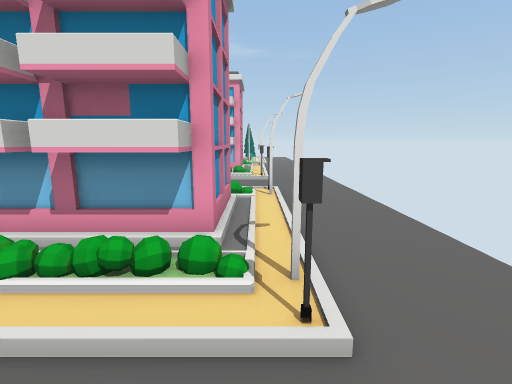
[1] (above)

20 first-person views from a walk through a 3-D level made in the Unity game engine. The camera is 1.5 m above the floor, tilts 10° down and sees 85° across. The floor is counted in squares, 1 m on a side. Each view is taken from the middle of a square. On the plan, view 1 faces up. The plan holds only what a view shows up to about 14 squares ahead; the rest is blank. The place goes on beyond the plan. The player is left out.

[2]
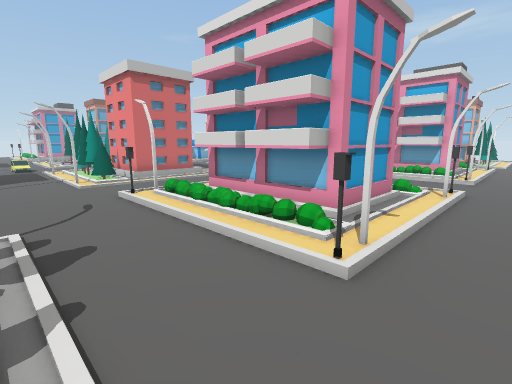

[3]
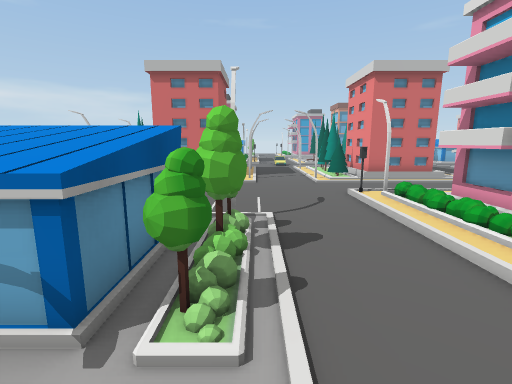

[4]
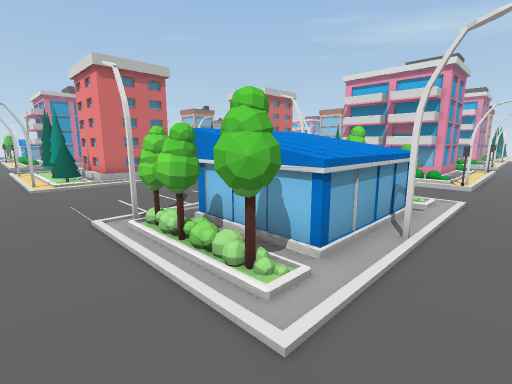

[5]
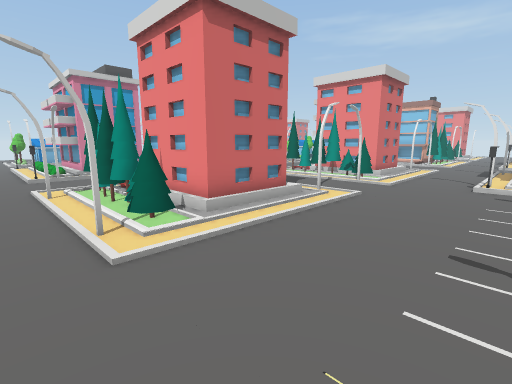

[6]
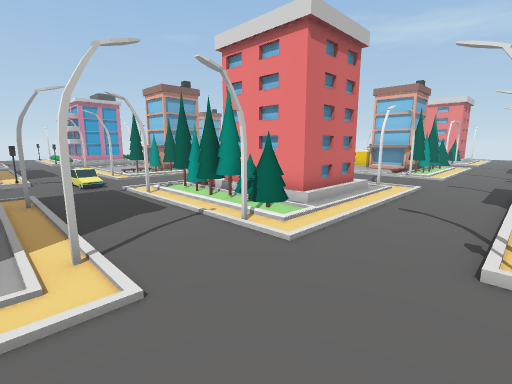

[7]
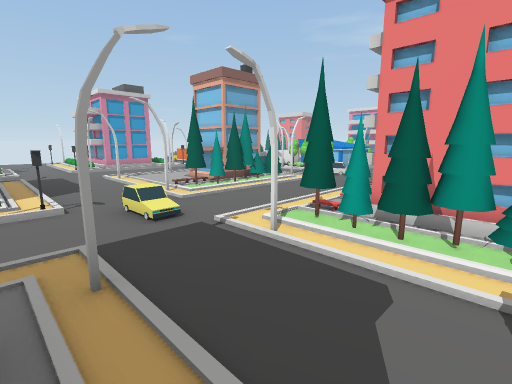

[8]
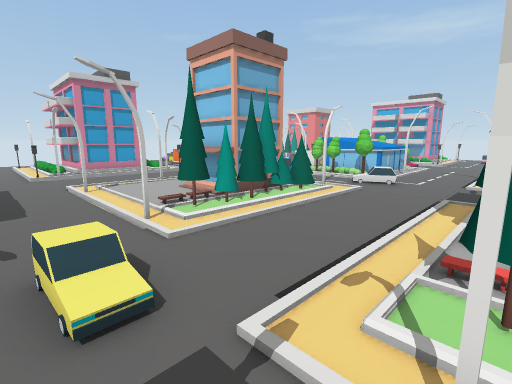

[9]
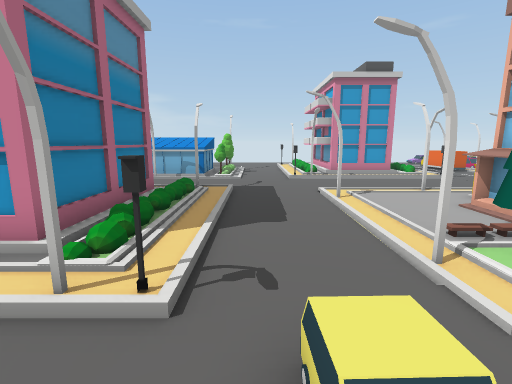

[10]
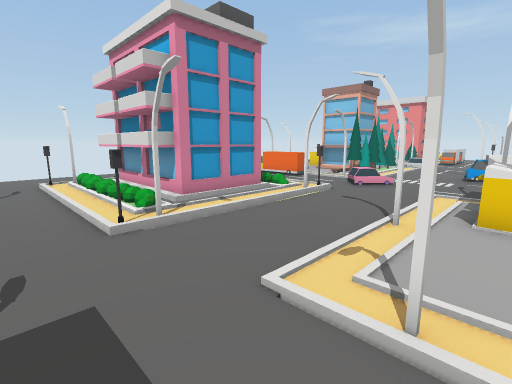

[11]
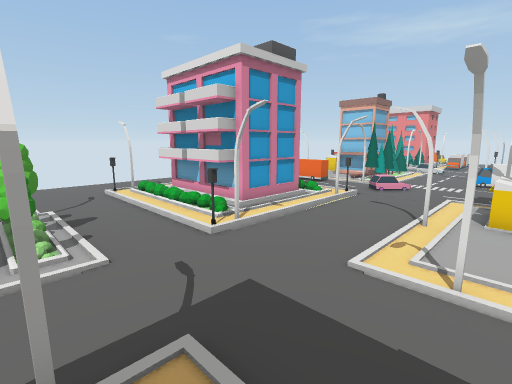

[12]
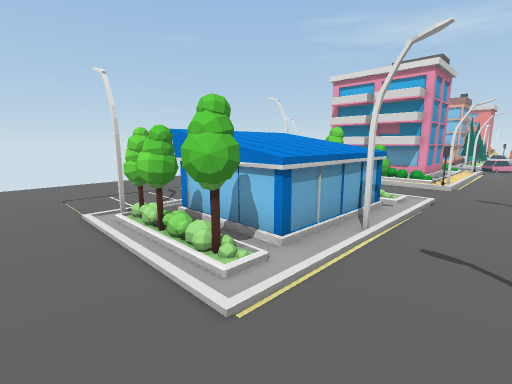

[13]
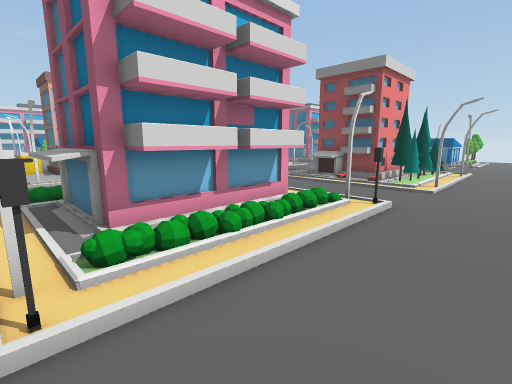

[14]
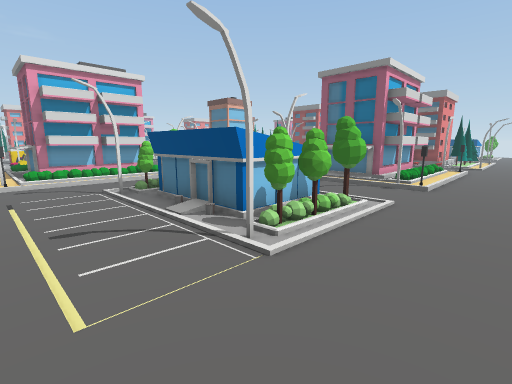

[15]
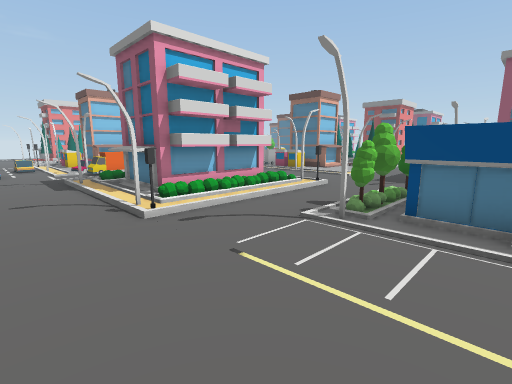

[16]
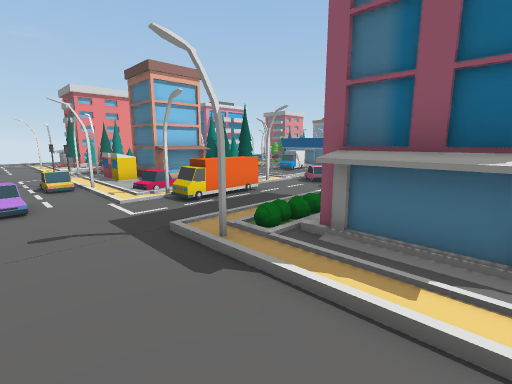

[17]
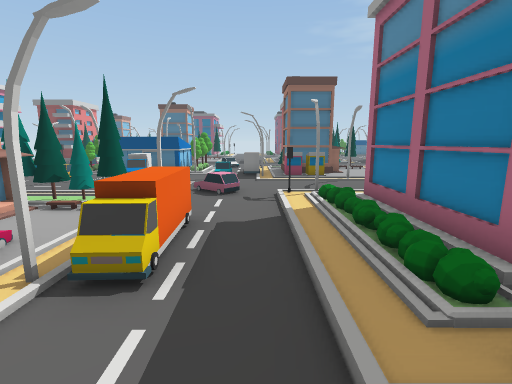

[18]
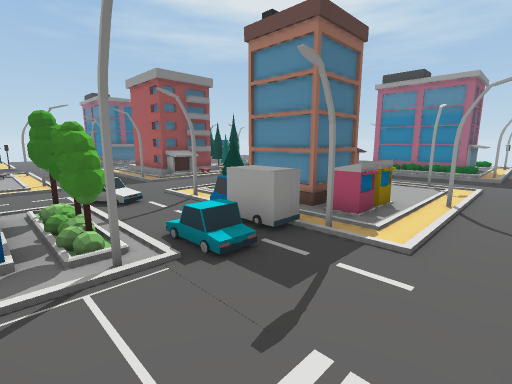

[19]
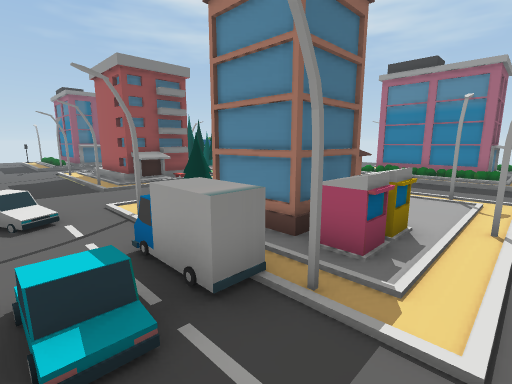

[20]
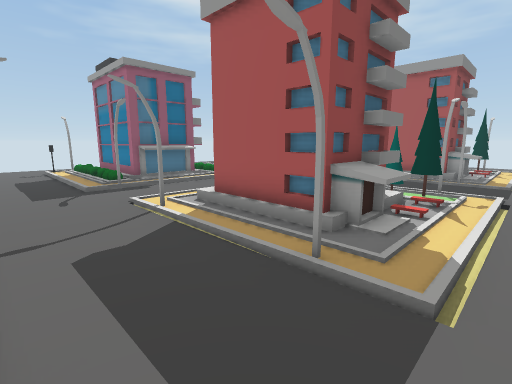

### Floor plan
Key: @ floor where view 1 was taken; # wall or solid block; x gap in a wall; . main floor; : floor 0.25 m higher than the main floor; + floor 0.5 m higher than the main floor; / step, stairs or slope; = window, fence, low wall or low ledge; ^ raised ledge; T tree; C car; O other object.
Columns run from 37 left of view 1 to 2 right of it. Each row starts with its distance up from view 1.
 13  ...O../T...O..^^^^...     T...   OOO..
 12 #....../T......TTTT........T...    ..#.
 11 ....#CC.../....=...=...#.........  ....
 10 ....CCC..=^...//...=....................
  9 ..............CC..#.....................
  8 .........#....x.  .....#...#...#:::::#..
  7 ...:++++:/...=^OOTT.....OOO.....OOOOO/..
  6 ...OOOOOO/...#^OOTT....OO  O....O OOO...
  5 ...OO OOO/..#..OOTT....OO  O....O OOO...
  4 ...OOOOOO/.......TT.....OOOO....OOOOO...
  3 ...:OOOOO/......./T....TTTTT....OOOOO#..
  2 ...#/////#...#/////....T.T.T...#/////#..
  1 ........................................
  0 ....................=................@..
 -1 ......TTT...///////#...#...#......OOT...
 -2 ......TTT.../#////#/..............OTTT..
 -3 ......^^^.../OOOOO:  ..OOOOO..... ^^^^..
 -4 ......^^^#../O OOO  ...OO  O..... ^^^^..
 -5 ......^^^.../O   O /...OOOOO......^^^^..
 -6 ......^^^.../OOOOO:/...TTTTT......^^^^..
 -7 ......TTT.../#//////...TTTTT......TTTT..
 -8 .......................................
 -9 ...................................... .
-10   . ....................

Where each view was taken, in squares from view 1:
view 1: 0 up, 0 right, facing up
view 2: 1 down, 2 right, facing up-left
view 3: 1 down, 2 right, facing left
view 4: 9 down, 2 right, facing up-left
view 5: 9 down, 5 left, facing up-left
view 6: 2 down, 6 left, facing up-left
view 7: 2 down, 11 left, facing up-left
view 8: 0 up, 14 left, facing up-left
view 9: 0 up, 16 left, facing left
view 10: 0 up, 23 left, facing up-left
view 11: 2 down, 23 left, facing up-left
view 12: 9 down, 26 left, facing up-left
view 13: 10 down, 25 left, facing up-right
view 14: 10 down, 35 left, facing up-right
view 15: 4 down, 37 left, facing up-right
view 16: 4 up, 37 left, facing up-right
view 17: 9 up, 36 left, facing right
view 18: 13 up, 26 left, facing down-right
view 19: 11 up, 25 left, facing down-right
view 20: 11 up, 16 left, facing down-right
